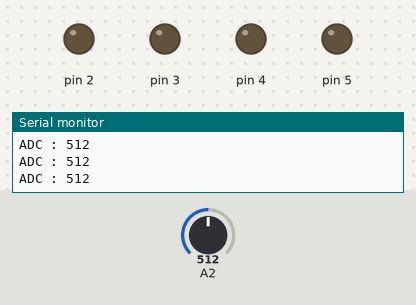
A sketch run on a simulated Arduino Uno, built with avr-gcc and run on an emulated ATmega328P. On the bench: output pins drawn as LEDs (lit = HIGH), the last lines printed to the serial monitor. The test bench sets the inputs (shaded band); at power-on: A2 = 512.

Above: at 1.2 s.
1.3 s: A2 set to 834
2.8 s: A2 set to 861
At 4.0 s:
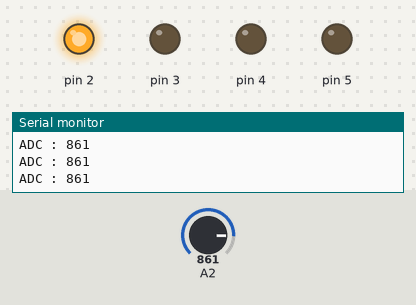
4.3 s: A2 set to 891
7.3 s: A2 set to 915
At 8.5 s:
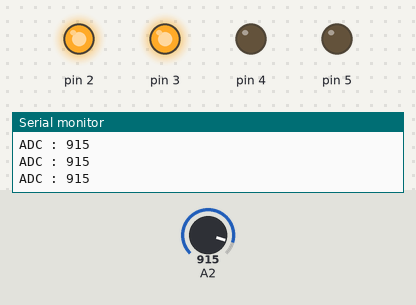
8.8 s: A2 set to 940
11.8 s: A2 set to 968
At 12.3 s:
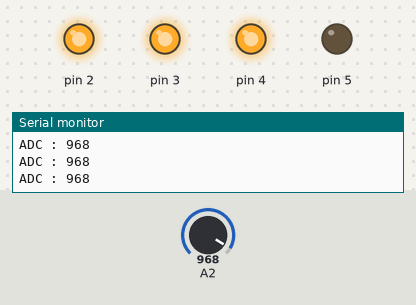
Timing chart, 0 to 14.3 s (numbered marks = the images above; inputs shaded):
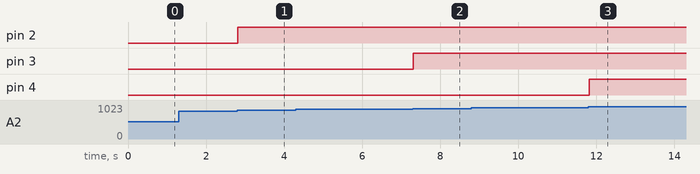

The sketch:

HW7_1_201824447.ino
```cpp
void setup( ) {
  Serial.begin(9600);
  for (int i = 2; i < 6; i++) {
    pinMode(i, OUTPUT);
  }
}

void loop( ) {
  int reading = analogRead(56);
  Serial.print("ADC : ");
  Serial.println(reading);
  if(reading<850){
    digitalWrite(2, LOW);
    digitalWrite(3, LOW);
    digitalWrite(4, LOW);
    digitalWrite(5, LOW);
  }
  else if(reading<900){
    digitalWrite(2, HIGH);
    digitalWrite(3, LOW);
    digitalWrite(4, LOW);
    digitalWrite(5, LOW);
  }
  else if(reading<950){
    digitalWrite(2, HIGH);
    digitalWrite(3, HIGH);
    digitalWrite(4, LOW);
    digitalWrite(5, LOW);
  }
  else if(reading<980){
    digitalWrite(2, HIGH);
    digitalWrite(3, HIGH);
    digitalWrite(4, HIGH);
    digitalWrite(5, LOW);
  }
  else{
    digitalWrite(2, HIGH);
    digitalWrite(3, HIGH);
    digitalWrite(4, HIGH);
    digitalWrite(5, HIGH);
  }
}
```

Measured:
- the behaviour switches between 849 and 850 on A2 (found by bisection; images 0 and 1)
- the behaviour switches between 899 and 900 on A2 (found by bisection; images 1 and 2)
- the behaviour switches between 949 and 950 on A2 (found by bisection; images 2 and 3)
- after the input at 2.8 s, pin 2: LOW → HIGH at once
- after the input at 7.3 s, pin 3: LOW → HIGH at once
- after the input at 11.8 s, pin 4: LOW → HIGH at once
